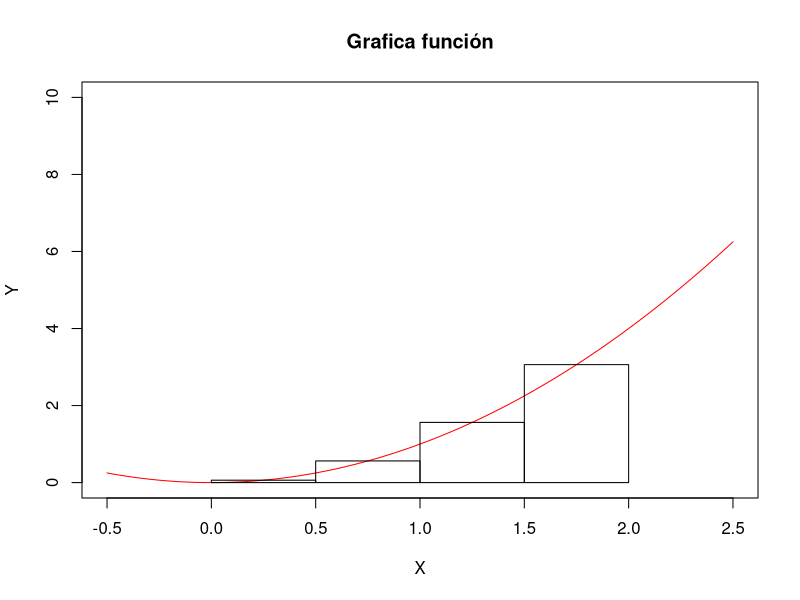

Generate this figure with R:
specify_decimal <- function(x, k) trimws(format(round(x, k), nsmall=k))

F <- function(x) return(x^2)

sumatoriaAreas <- function(a,b,n,f) {
  div = (b-a)/n
  suma = 0
  aux = a
  
  for (i in 1:n){
    rect(aux, 0, aux+div, f(aux+(div/2)))
    suma = suma + (div*f(aux+(div/2)))
    aux = aux + div
  }
  
  return(specify_decimal(suma, 4))
  #return(suma)
}

a=0
b=2
n=4

plot(F, from = a-0.5, to = b+0.5, ylim=c(0,10), main= 'Grafica función', xlab = 'X', ylab = 'Y', col="red")
resultado = sumatoriaAreas(a,b,n,F)
resultado
